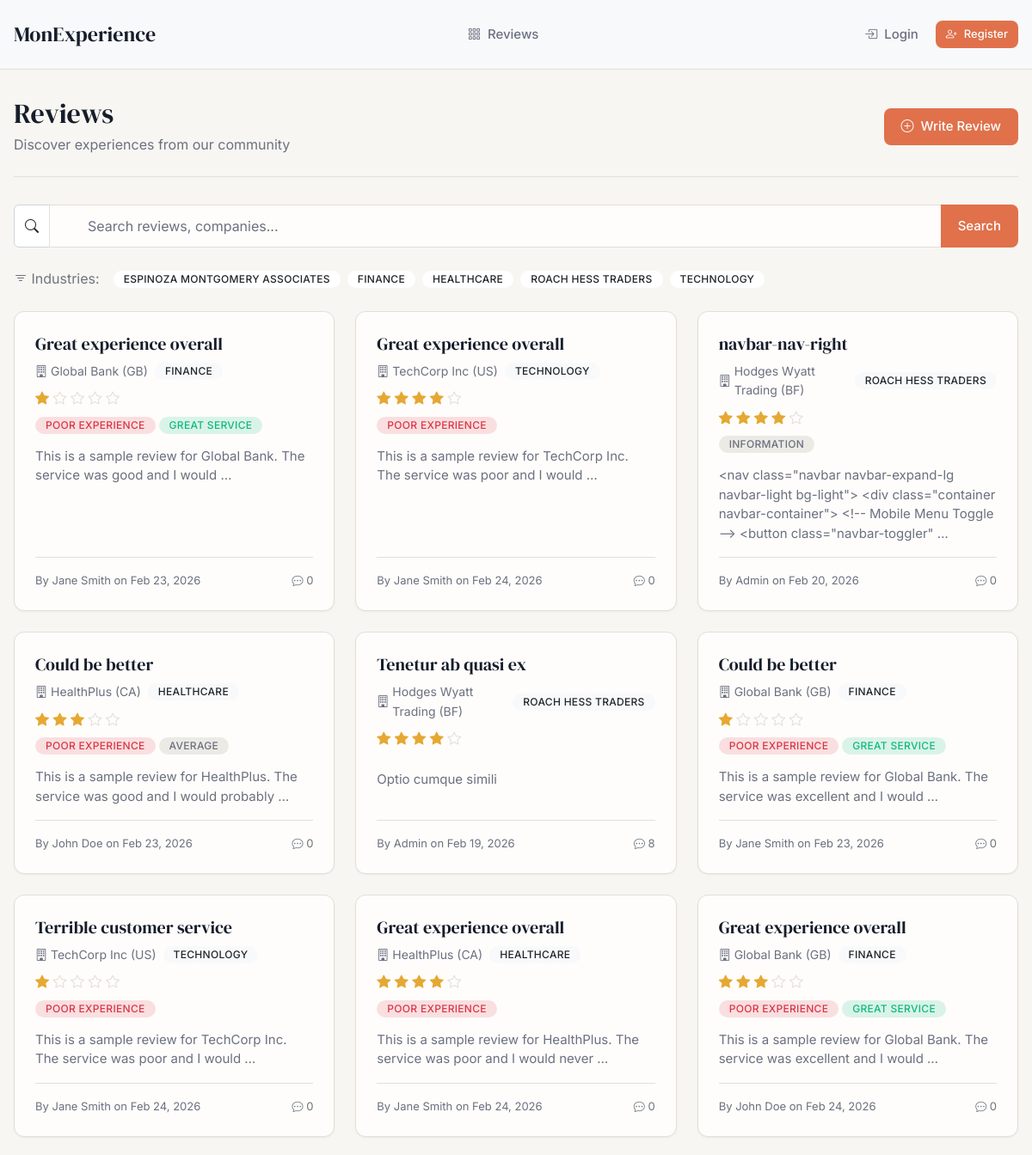
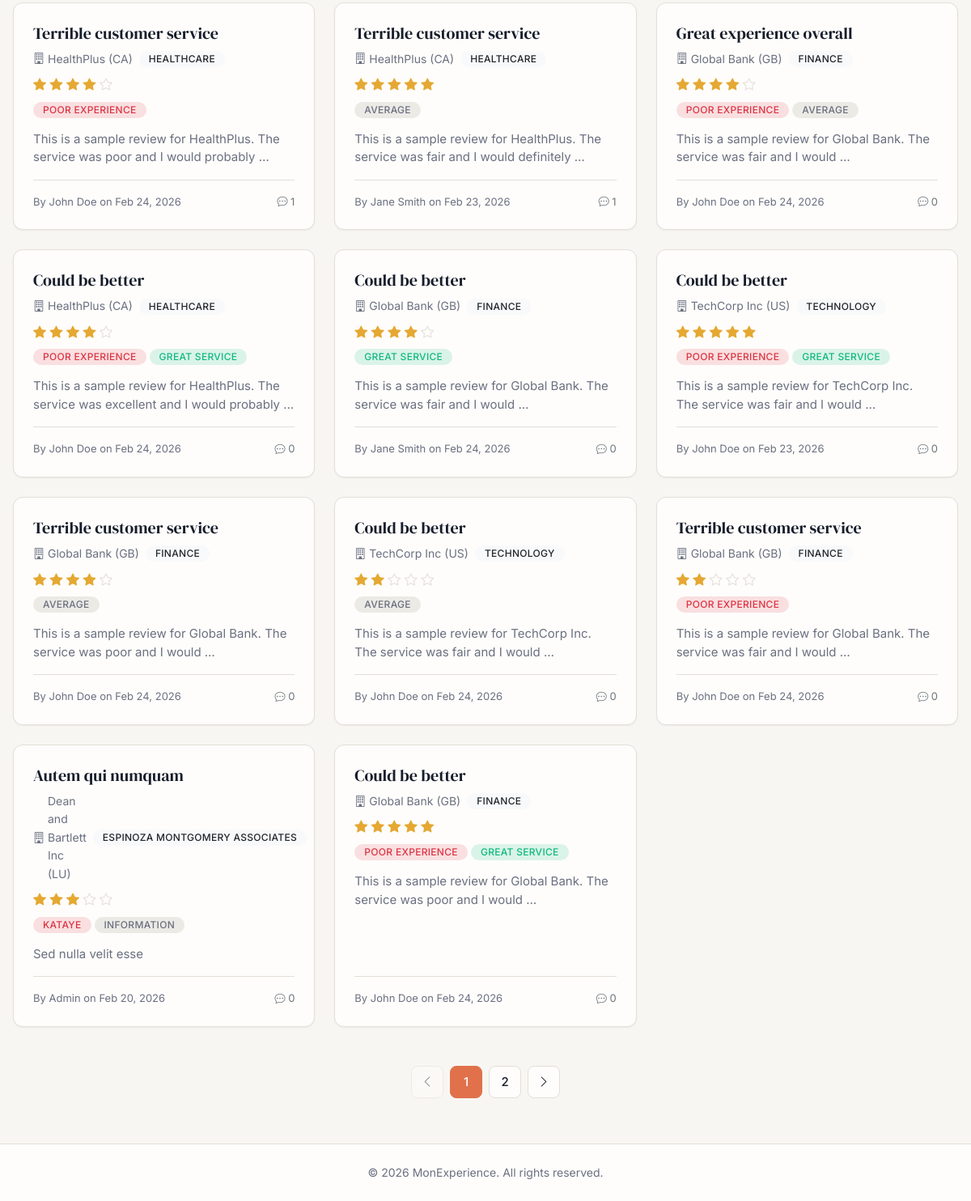
The page / on the database its author committed (2 pictures, top to bottom).
### apps/companies/models.py (models this page shows, shortened)
class Company(models.Model):
    id = models.UUIDField(primary_key=True, default=uuid.uuid4, editable=False)
    name = models.CharField(max_length=255)
    country = CountryField()
    city = models.CharField(max_length=100, blank=True)
    address = models.TextField(blank=True)
    phone = PhoneNumberField(region=None, blank=True, help_text="Company phone with country code")
    website = models.URLField(blank=True, help_text="Company website URL")
    industry = models.CharField(max_length=100, blank=True, help_text="Industry or sector")
    created_at = models.DateTimeField(auto_now_add=True)
    updated_at = models.DateTimeField(auto_now=True)
    is_verified = models.BooleanField(default=False, help_text="Whether company has been verified")
    verified_at = models.DateTimeField(null=True, blank=True, help_text="When company was verified")
    claimed_by = models.OneToOneField(
        settings.AUTH_USER_MODEL,
        on_delete=models.SET_NULL,
        null=True,
        blank=True,
        related_name="claimed_company",
        help_text="User who verified and manages this company account"
    )
    objects = CompanyManager()
    class Meta:
        db_table = "companies"
        ordering = ["name"]
        constraints = [
            models.UniqueConstraint(fields=["name", "country"], name="unique_company_name_country")
        ]
        indexes = [
            models.Index(fields=["name", "country"]),
        ]

### apps/reviews/models.py (models this page shows, shortened)
class Review(BaseModel):
    STATUS_CHOICES = [
        ("pending", "Pending"),
        ("approved", "Approved"),
        ("rejected", "Rejected"),
    ]
    user = models.ForeignKey(
        settings.AUTH_USER_MODEL,
        on_delete=models.CASCADE,
        related_name="reviews"
    )
    tags = models.ManyToManyField(
        Tag,
        related_name="reviews",
        blank=True
    )
    company = models.ForeignKey(
        "companies.Company",
        on_delete=models.CASCADE,
        related_name="reviews",
        help_text="Company this review is about"
    )
    title = models.CharField(max_length=200)
    body = models.TextField()
    rating = models.PositiveSmallIntegerField(
        choices=[(i, str(i)) for i in range(1, 6)]
    )
    faced_company = models.DateTimeField(
        null=True,
        blank=True,
        help_text="When you faced/interacted with the company"
    )
    status = models.CharField(
        max_length=10,
        choices=STATUS_CHOICES,
        default="pending"
    )
    is_hidden = models.BooleanField(default=False, help_text="User can hide their own review")
    comments_enabled = models.BooleanField(default=True, help_text="Allow comments on this review")
    evidence = models.FileField(upload_to="reviews/evidence/", blank=True)
    thumbnail = models.ImageField(upload_to="reviews/thumbnails/", blank=True)
    class Meta:
        ordering = ["-created_at"]
        indexes = [
            models.Index(fields=["status", "-created_at"]),
        ]

class Tag(BaseModel):
    MOOD_CHOICES = [
        ("positive", "Positive"),
        ("neutral", "Neutral"),
        ("negative", "Negative"),
    ]
    name = models.CharField(max_length=100, unique=True)
    slug = models.SlugField(max_length=100, unique=True)
    description = models.TextField(blank=True)
    mood = models.CharField(max_length=20, choices=MOOD_CHOICES, default="neutral")
    class Meta:
        verbose_name_plural = "tags"
        ordering = ["mood", "name"]

### apps/users/models.py (models this page shows, shortened)
class User(AbstractUser):
    id = models.UUIDField(primary_key=True, default=uuid.uuid4, editable=False)
    bio = models.TextField(blank=True)
    avatar = models.ImageField(upload_to="users/avatars/", blank=True)
    country = CountryField()
    phone = PhoneNumberField(
        unique=True,
        region=None,
        help_text="Phone number with country code (e.g., +1234567890)"
    )
    full_name = models.CharField(max_length=150, blank=True, verbose_name="Full Name")
    created_at = models.DateTimeField(auto_now_add=True)
    updated_at = models.DateTimeField(auto_now=True)
    username = None
    USERNAME_FIELD = "phone"
    REQUIRED_FIELDS = ["full_name"]
    class Meta:
        db_table = "users"

### apps/reviews/views.py (the view)
# urls.py: path("", views.ReviewListView.as_view(), name="review_list"),
class ReviewListView(ListView):
    model = Review
    template_name = "reviews/review_list.html"
    context_object_name = "reviews"
    paginate_by = 20
    def get_queryset(self):
        tag_slug = self.kwargs.get("tag_slug")
        search_query = self.request.GET.get("q", "")
        industry = self.request.GET.get("industry", "")
        qs = Review.objects.filter(
            status="approved",
            is_hidden=False
        ).select_related("user", "company").prefetch_related("tags").annotate(
            comment_count=models.Count("comments", distinct=True) + models.Count("comments__replies", distinct=True)
        ).annotate(
            comment_count=models.Count("comments", distinct=True) + models.Count("comments__replies", distinct=True)
        )
        if tag_slug:
            qs = qs.filter(tags__slug=tag_slug)
        if search_query:
            qs = qs.filter(
                models.Q(title__icontains=search_query) |
                models.Q(body__icontains=search_query) |
                models.Q(company__name__icontains=search_query)
            )
        if industry:
            qs = qs.filter(company__industry__iexact=industry)
        return qs
    def get_context_data(self, **kwargs):
        context = super().get_context_data(**kwargs)
        industries = Review.objects.filter(
            status="approved",
            is_hidden=False,
            company__isnull=False,
            company__industry__gt=""
        ).values_list("company__industry", flat=True).distinct().order_by("company__industry")
        seen = set()
        unique_industries = []
        for ind in industries:
            ind_lower = ind.strip().lower()
            if ind and ind_lower not in seen:
                seen.add(ind_lower)
                unique_industries.append(ind.strip())
        context["industries"] = unique_industries
        context["search_query"] = self.request.GET.get("q", "")
        context["selected_industry"] = self.request.GET.get("industry", "")
        return context

### config/context_processors.py (called while the page is built)
def company_context(request):
    if request.user.is_authenticated:
        claimed_company = company_get_for_user(request.user)
        return {
            'claimed_company': claimed_company,
        }
    return {}

### templates/reviews/review_list.html (shortened to what this page needs)
{% extends "base.html" %}
{% block content %}
<div class="page-header">
    <div>
        <h1 class="page-title">Reviews</h1>
        <p class="page-subtitle">Discover experiences from our community</p>
    </div>
    {% if not claimed_company %}
    <a href="{% url 'review_create' %}" class="btn btn-primary">
        <i class="bi bi-plus-circle"></i> Write Review
    </a>
    {% endif %}
</div>
<div class="mb-4">
    <form method="get" action="{% url 'review_list' %}" class="d-flex gap-2">
        <div class="input-group">
            <span class="input-group-text bg-white">
                <i class="bi bi-search"></i>
            </span>
            <input type="text" name="q" class="form-control" placeholder="Search reviews, companies..." value="{{ search_query }}">
            <button type="submit" class="btn btn-primary">Search</button>
        </div>
    </form>
</div>
{% if industries %}
<div class="mb-4">
    <div class="d-flex flex-wrap gap-2 align-items-center">
        <span class="text-muted me-2"><i class="bi bi-filter"></i> Industries:</span>
        {% for ind in industries %}
        {% if ind %}
        <a href="?{% if search_query %}q={{ search_query }}&{% endif %}industry={{ ind|urlencode }}"
           class="badge {% if selected_industry == ind %}bg-warning text-dark{% else %}bg-white text-dark{% endif %}">
            {{ ind }}
        </a>
        {% endif %}
        {% endfor %}
    </div>
</div>
{% endif %}
{% if reviews %}
<div class="review-grid stagger-animation">
    {% for review in reviews %}
    <article class="card review-card card-hover">
        <div class="review-card-body">
            <h2 class="review-card-title">
                <a href="{% url 'review_detail' review.id %}">{{ review.title }}</a>
            </h2>
            {% if review.company %}
            <div class="review-card-company">
                <i class="bi bi-building"></i>
                {{ review.company.name }} ({{ review.company.country }})
                {% if review.company.industry %}
                <span class="badge bg-light text-dark ms-1">{{ review.company.industry }}</span>
                {% endif %}
            </div>
            {% endif %}
            <div class="review-card-rating">
                {% for i in "12345" %}
                {% if forloop.counter <= review.rating %}
                <i class="bi bi-star-fill rating-star filled"></i>
                {% else %}
                <i class="bi bi-star rating-star"></i>
                {% endif %}
                {% endfor %}
            </div>
            <div class="review-card-tags">
                {% for tag in review.tags.all %}
                {% if tag.mood == 'positive' %}
                <span class="badge badge-positive">{{ tag.name }}</span>
                {% elif tag.mood == 'negative' %}
                <span class="badge badge-negative">{{ tag.name }}</span>
                {% else %}
                <span class="badge badge-neutral">{{ tag.name }}</span>
                {% endif %}
                {% endfor %}
            </div>
            <p class="review-card-excerpt">{{ review.body|truncatewords:15 }}</p>
            <div class="review-card-footer d-flex justify-content-between align-items-center">
                <span>By {{ review.user.full_name|default:review.user.phone }} on {{ review.created_at|date:"M d, Y" }}</span>
                <span class="text-muted">
                    <i class="bi bi-chat-dots"></i> {{ review.comment_count }}
                </span>
            </div>
        </div>
    </article>
    {% endfor %}
</div>
{% if page_obj.has_other_pages %}
<nav class="mt-4">
    <ul class="pagination">
        {% if page_obj.has_previous %}
        <li class="pagination-item">
            <a class="pagination-link" href="?page={{ page_obj.previous_page_number }}{% if search_query %}&q={{ search_query }}{% endif %}{% if selected_industry %}&industry={{ selected_industry }}{% endif %}">
                <i class="bi bi-chevron-left"></i>
            </a>
        </li>
        {% else %}
        <li class="pagination-item disabled">
            <span class="pagination-link">
                <i class="bi bi-chevron-left"></i>
            </span>
        </li>
        {% endif %}
        {% for num in page_obj.paginator.page_range %}
        <li class="pagination-item {% if page_obj.number == num %}active{% endif %}">
            <a class="pagination-link" href="?page={{ num }}{% if search_query %}&q={{ search_query }}{% endif %}{% if selected_industry %}&industry={{ selected_industry }}{% endif %}">{{ num }}</a>
        </li>
        {% endfor %}
        {% if page_obj.has_next %}
        <li class="pagination-item">
            <a class="pagination-link" href="?page={{ page_obj.next_page_number }}{% if search_query %}&q={{ search_query }}{% endif %}{% if selected_industry %}&industry={{ selected_industry }}{% endif %}">
                <i class="bi bi-chevron-right"></i>
            </a>
        </li>
        {% else %}
        <li class="pagination-item disabled">
            <span class="pagination-link">
                <i class="bi bi-chevron-right"></i>
            </span>
        </li>
        {% endif %}
    </ul>
</nav>
{% endif %}
{% endif %}
{% endblock %}

### rows shown on the page
Company: industry "ESPINOZA MONTGOMERY ASSOCIATES"
Company: industry "FINANCE"
Company: industry "HEALTHCARE"
Company: industry "ROACH HESS TRADERS"
Company: industry "TECHNOLOGY"
Review: title "Great experience overall", company.name "Global Bank", company.country "GB", company.industry "FINANCE", rating 1 (drawn), body "This is a sample review for Global Bank. The service was good and I would …", user.full_name "Jane Smith", created_at "Feb 23, 2026", comment_count "0"
Tag: name "POOR EXPERIENCE"
Tag: name "GREAT SERVICE"
Review: title "Great experience overall", company.name "TechCorp Inc", company.country "US", company.industry "TECHNOLOGY", rating 4 (drawn), body "This is a sample review for TechCorp Inc. The service was poor and I would …", user.full_name "Jane Smith", created_at "Feb 24, 2026", comment_count "0"
Review: title "navbar-nav-right", company.name "Hodges Wyatt Trading", company.country "BF", company.industry "ROACH HESS TRADERS", rating 4 (drawn), body "<nav class=\"navbar navbar-expand-lg navbar-light bg-light\"> <div class=\"container navbar-container\"> <!-- Mobile Menu Toggle --> <button class=\"navbar-toggler\" …", user.full_name "Admin", created_at "Feb 20, 2026", comment_count "0"
Tag: name "INFORMATION"
Review: title "Could be better", company.name "HealthPlus", company.country "CA", company.industry "HEALTHCARE", rating 3 (drawn), body "This is a sample review for HealthPlus. The service was good and I would probably …", user.full_name "John Doe", created_at "Feb 23, 2026", comment_count "0"
Tag: name "AVERAGE"
Review: title "Tenetur ab quasi ex", company.name "Hodges Wyatt Trading", company.country "BF", company.industry "ROACH HESS TRADERS", rating 4 (drawn), body "Optio cumque simili", user.full_name "Admin", created_at "Feb 19, 2026", comment_count "8"
Review: title "Could be better", company.name "Global Bank", company.country "GB", company.industry "FINANCE", rating 1 (drawn), body "This is a sample review for Global Bank. The service was excellent and I would …", user.full_name "Jane Smith", created_at "Feb 23, 2026", comment_count "0"
Review: title "Terrible customer service", company.name "TechCorp Inc", company.country "US", company.industry "TECHNOLOGY", rating 1 (drawn), body "This is a sample review for TechCorp Inc. The service was poor and I would …", user.full_name "Jane Smith", created_at "Feb 24, 2026", comment_count "0"
Review: title "Great experience overall", company.name "HealthPlus", company.country "CA", company.industry "HEALTHCARE", rating 4 (drawn), body "This is a sample review for HealthPlus. The service was poor and I would never …", user.full_name "Jane Smith", created_at "Feb 24, 2026", comment_count "0"
Review: title "Great experience overall", company.name "Global Bank", company.country "GB", company.industry "FINANCE", rating 3 (drawn), body "This is a sample review for Global Bank. The service was excellent and I would …", user.full_name "John Doe", created_at "Feb 24, 2026", comment_count "0"
Review: title "Terrible customer service", company.name "HealthPlus", company.country "CA", company.industry "HEALTHCARE", rating 4 (drawn), body "This is a sample review for HealthPlus. The service was poor and I would probably …", user.full_name "John Doe", created_at "Feb 24, 2026", comment_count "1"
Review: title "Terrible customer service", company.name "HealthPlus", company.country "CA", company.industry "HEALTHCARE", rating 5 (drawn), body "This is a sample review for HealthPlus. The service was fair and I would definitely …", user.full_name "Jane Smith", created_at "Feb 23, 2026", comment_count "1"
Review: title "Great experience overall", company.name "Global Bank", company.country "GB", company.industry "FINANCE", rating 4 (drawn), body "This is a sample review for Global Bank. The service was fair and I would …", user.full_name "John Doe", created_at "Feb 24, 2026", comment_count "0"
Review: title "Could be better", company.name "HealthPlus", company.country "CA", company.industry "HEALTHCARE", rating 4 (drawn), body "This is a sample review for HealthPlus. The service was excellent and I would probably …", user.full_name "John Doe", created_at "Feb 24, 2026", comment_count "0"
Review: title "Could be better", company.name "Global Bank", company.country "GB", company.industry "FINANCE", rating 4 (drawn), body "This is a sample review for Global Bank. The service was fair and I would …", user.full_name "Jane Smith", created_at "Feb 24, 2026", comment_count "0"
Review: title "Could be better", company.name "TechCorp Inc", company.country "US", company.industry "TECHNOLOGY", rating 5 (drawn), body "This is a sample review for TechCorp Inc. The service was fair and I would …", user.full_name "John Doe", created_at "Feb 23, 2026", comment_count "0"
Review: title "Terrible customer service", company.name "Global Bank", company.country "GB", company.industry "FINANCE", rating 4 (drawn), body "This is a sample review for Global Bank. The service was poor and I would …", user.full_name "John Doe", created_at "Feb 24, 2026", comment_count "0"
Review: title "Could be better", company.name "TechCorp Inc", company.country "US", company.industry "TECHNOLOGY", rating 2 (drawn), body "This is a sample review for TechCorp Inc. The service was fair and I would …", user.full_name "John Doe", created_at "Feb 24, 2026", comment_count "0"
Review: title "Terrible customer service", company.name "Global Bank", company.country "GB", company.industry "FINANCE", rating 2 (drawn), body "This is a sample review for Global Bank. The service was fair and I would …", user.full_name "John Doe", created_at "Feb 24, 2026", comment_count "0"
Review: title "Autem qui numquam", company.name "Dean and Bartlett Inc", company.country "LU", company.industry "ESPINOZA MONTGOMERY ASSOCIATES", rating 3 (drawn), body "Sed nulla velit esse", user.full_name "Admin", created_at "Feb 20, 2026", comment_count "0"
Tag: name "KATAYE"
Review: title "Could be better", company.name "Global Bank", company.country "GB", company.industry "FINANCE", rating 5 (drawn), body "This is a sample review for Global Bank. The service was poor and I would …", user.full_name "John Doe", created_at "Feb 24, 2026", comment_count "0"

### other values the page prints
{{ num }} "1" "2"
